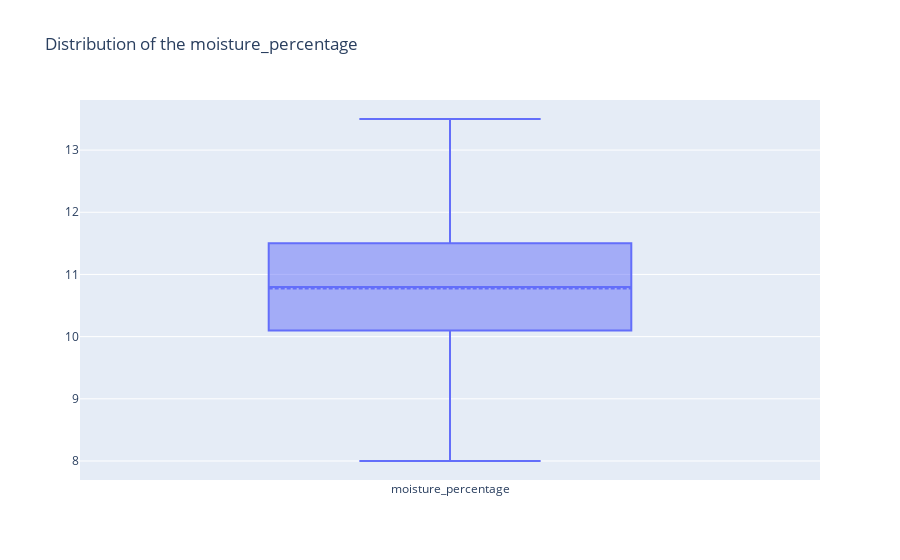

Notebook code for this chart:
### Code cell
# correct outliers in 'moisture_percentage'
df = correct_outliers(df, 'moisture_percentage')
plot_box(df, 'moisture_percentage')

### Figure 1 — Plotly figure (JSON) as saved in the notebook; plotly's stock layout.template omitted (floating-point values rounded to 4 significant figures; data arrays with more than 128 entries replaced by an {"elided": "..."} marker saying what was removed)
{"data": [{"boxmean": true, "name": "moisture_percentage", "type": "box", "y": {"elided": "207 float values"}}], "layout": {"title": {"text": "Distribution of the moisture_percentage"}}}
